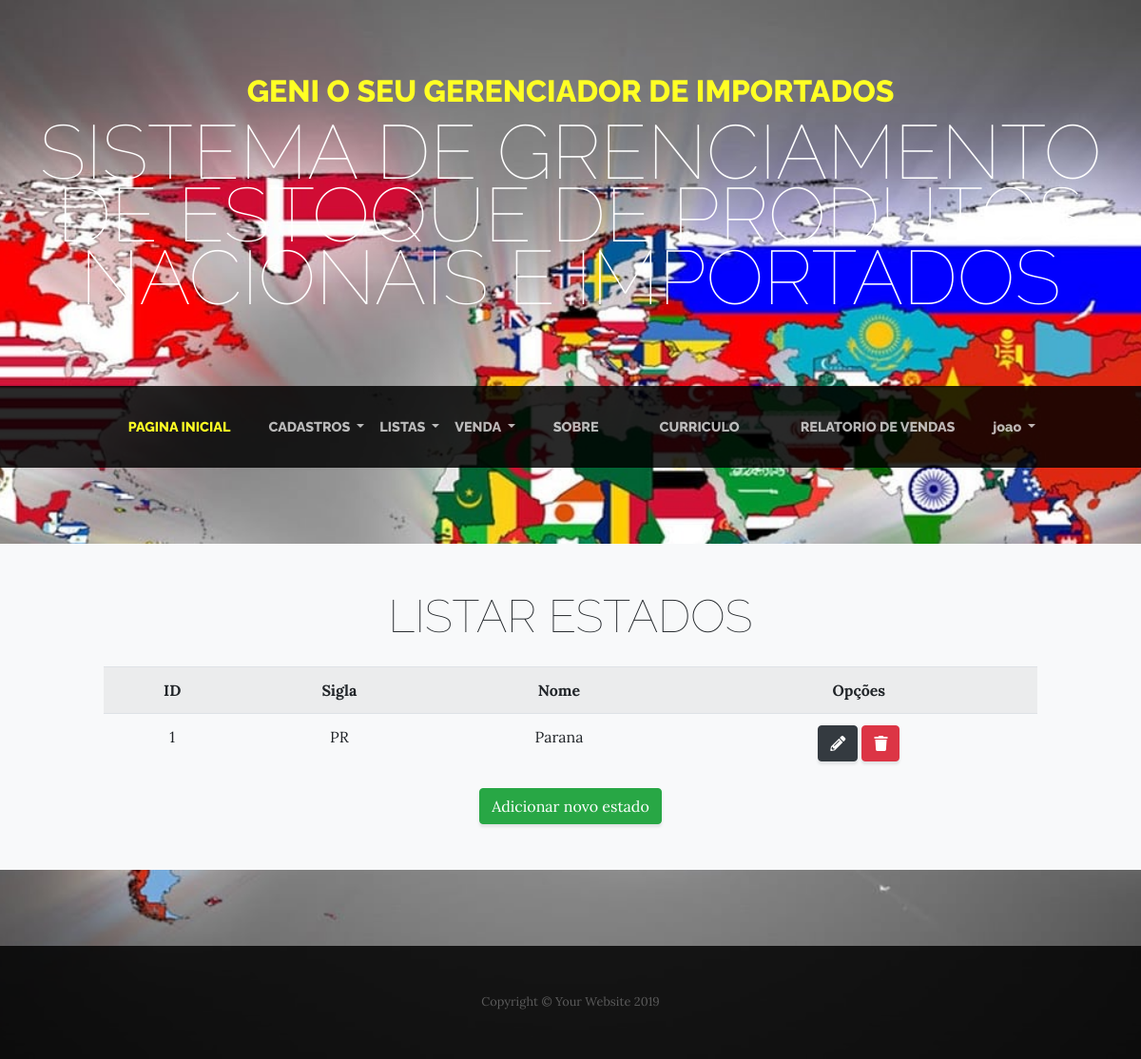
Screenshot of /lista/estados/ (signed in) with the database file from the repository.
### adocao/models.py (models this page shows, shortened)
class Estado (models.Model):
    sigla = models.CharField(max_length=2, unique=True)
    nome = models.CharField(max_length=50)
    pais = models.ForeignKey(Pais, on_delete=models.PROTECT)

### adocao/views.py (the view)
# urls.py: path('lista/estados/',   EstadoList.as_view(), name="listar-estados"),
class EstadoList(LoginRequiredMixin, ListView):
	model = Estado
	template_name = "adocao/listar_estados.html"

### adocao/templates/adocao/listar_estados.html
{% extends 'adocao/base.html' %}
{% load static %}
{% block conteudo %}
  <section class="page-section bg-light p-5">
    <div class="container">
      <div class="row">
        <div class="col-xl-11 mx-auto">
          <div class="cta-inner text-center rounded">
            <h2 class="section-heading mb-4">
              <span class="section-heading-lower">Listar Estados</span>
            </h2>
            <table class="table table-striped">
                    <tr>
                        <th>ID</th>
                        <th>Sigla</th>
                        <th>Nome</th>
                        <th>Opções</th>
                    </tr>
                    {% for estado in object_list %}
                    <tr>
                        <td>{{estado.pk}}</td>
                        <td>{{estado.sigla}}</td>
                        <td>{{estado.nome}}</td>
                        <td>
                            <a href="{% url 'editar-estado'  estado.pk %}" class="btn btn-dark">
                              <i class="fas fa-pencil-alt    "></i>
                            </a>
                            <a href="{% url 'excluir-estado'  estado.pk %}" class="btn btn-danger">
                             <i class="fas fa-trash    "></i>
                            </a>
                        </td>
                    </tr>
                    {% empty %}
                    <tr>
                        <td colspan="3">Nenhuma estado cadastrado!</td>
                    </tr>
                    {% endfor %}
                </table>
                <a href="{% url 'cadastrar-estado' %}"class="btn btn-success">Adicionar novo estado</a>
          </div>
        </div>
      </div>
    </div>
  </section>
{%endblock%}

### adocao/templates/adocao/base.html (shortened to what this page needs)
{% load static %}
<!DOCTYPE html>
<html lang="en">
<head>
  <link href="{% static 'vendor/bootstrap/css/bootstrap.css' %}" rel="stylesheet">
  <link rel="stylesheet" href="https://use.fontawesome.com/releases/v5.8.1/css/all.css"
>
  <link href="{% static 'css/business-casual.css' %}" rel="stylesheet">
</head>
<body id="page-top">
  <h1 class="site-heading text-center text-white d-none d-lg-block">
    <span class="site-heading-upper text-primary mb-3">GENI o seu gerenciador de importados</span>
    <span class="site-heading-lower">Sistema de grenciamento de estoque de produtos nacionais e importados</span>
  </h1>
  {%block menu %}
  <nav class="navbar navbar-expand-lg navbar-dark py-lg-4" id="mainNav">
    <div class="container">
      <div class="collapse navbar-collapse" id="navbarResponsive">
        <ul class="navbar-nav mx-auto">
          <li class="nav-item active px-lg-4">
            <a class="nav-link text-uppercase text-expanded" href="{% url 'index' %}">Pagina INICIAL
            </a>
          </li>
          {% if request.user.is_authenticated %}
          <li class="nav-item dropdown">
            <a class="nav-link dropdown-toggle  text-uppercase" href="#" id="navbarDropdown" role="button"
              data-toggle="dropdown" aria-haspopup="true" aria-expanded="false">
              Cadastros
            </a>
          </li>
          <li class="nav-item dropdown">
            <a class="nav-link  text-uppercase  dropdown-toggle" href="#" id="navbarDropdown" role="button"
              data-toggle="dropdown" aria-haspopup="true" aria-expanded="false">
              Listas
            </a>
          </li>
          <li class="nav-item dropdown">
            <a class="nav-link  text-uppercase  dropdown-toggle" href="#" id="navbarDropdown" role="button" data-toggle="dropdown"
              aria-haspopup="true" aria-expanded="false">
              Venda
            </a>
          </li>
          {% endif %}
          <li class="nav-item px-lg-4">
            <a class="nav-link text-uppercase text-expanded" href="{% url 'sobre' %}">Sobre</a>
          </li>
          <li class="nav-item px-lg-4">
            <a class="nav-link text-uppercase text-expanded" href="{% url 'curriculo'%}">Curriculo</a>
          </li>
          <li class="nav-item px-lg-4">
              <a class="nav-link text-uppercase text-expanded" href="{% url 'relatorio'%}">Relatorio de Vendas</a>
            </li>
          {% if request.user.is_authenticated %}
          <li class="nav-item dropdown">
            <a class="nav-link dropdown-toggle" href="#" id="navbarDropdown" role="button" data-toggle="dropdown"
              aria-haspopup="true" aria-expanded="false">
              {{ request.user.username }}
            </a>
          </li>
          {% endif %}
        </ul>
      </div>
    </div>
  </nav>
  {% endblock %}
  {% block conteudo %}{%endblock%}
  <footer class="footer text-faded text-center py-5">
    <div class="container">
      <p class="m-0 small">Copyright &copy; Your Website 2019</p>
    </div>
  </footer>
</body>
</html>

### static/css/business-casual.css (style rules this page uses)
body { font-family: 'Lora'; background: -webkit-gradient(linear, left top, left bottom, from(rgba(15, 16, 47, 0))), url("../img/bandeiras.jpg"); background: linear-gradient(rgba(15, 16, 47, 0)), url("../img/bandeiras.jpg"); background-attachment: fixed; background-position: center; background-size: cover; }
h1, h2, h3, h4, h5, h6 { font-family: 'Raleway'; }
p { line-height: 1.75; }
.text-faded { color: rgba(255, 255, 255, 0.3); }
.site-heading { margin-top: 5rem; margin-bottom: 5rem; text-transform: uppercase; line-height: 1; font-family: 'Raleway'; }
.site-heading .site-heading-upper { display: block; font-size: 2rem; font-weight: 800; }
.site-heading .site-heading-lower { font-size: 5rem; font-weight: 100; line-height: 4rem; }
.page-section { margin-top: 5rem; margin-bottom: 5rem; }
.section-heading { text-transform: uppercase; }
.section-heading .section-heading-lower { display: block; font-size: 3rem; font-weight: 100; }
#mainNav { background-color:rgba(0, 0, 0, 0.84); font-family: 'Raleway'; }
#mainNav .navbar-nav .nav-item .nav-link { color: rgba(255, 255, 255, 0.7); font-weight: 800; }
#mainNav .navbar-nav .nav-item.active .nav-link { color: #ffff24; }
@media (min-width: 992px) { #mainNav .navbar-nav .nav-item .nav-link { font-size: 0.9rem; } }
.footer { background-color: rgba(0, 0, 0, 0.84); }
.text-primary { color: #ffff24 !important; }
.btn { -webkit-box-shadow: 0px 3px 3px 0px rgba(33, 37, 41, 0.1); box-shadow: 0px 3px 3px 0px rgba(33, 37, 41, 0.1); }

### rows the page displays
Estado: pk "1", sigla "PR", nome "Parana"

### other values shown
{{ request.user.username }} "joao"
